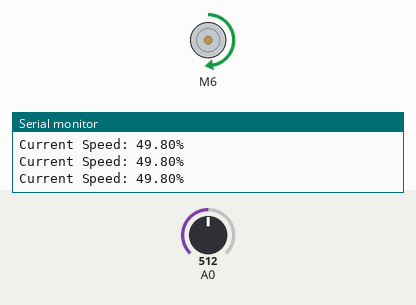
The program below on a simulated Arduino Nano, built with avr-gcc and run on an emulated ATmega328P. On the bench: DC motor (green arrow = forward, orange = backward, longer = faster), the last lines printed to the serial monitor. Inputs (shaded band) come from the test bench; at power-on: A0 = 512.

Above: at 1.2 s.
1.3 s: A0 set to 111
At 1.8 s:
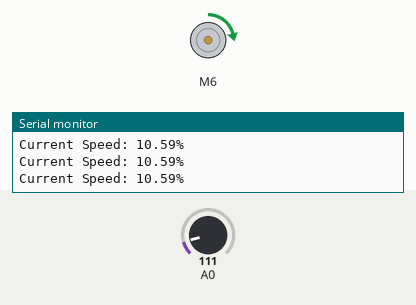
2.8 s: A0 set to 99
At 3.5 s:
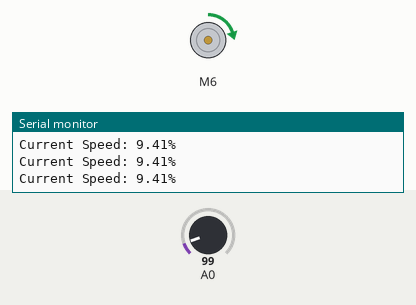
5.8 s: A0 set to 306
At 6.9 s:
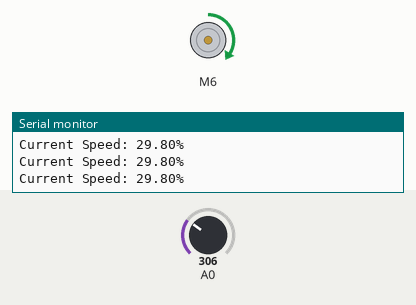
7.3 s: A0 set to 0
At 8.2 s:
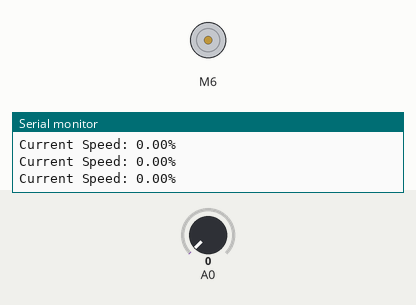
8.8 s: A0 set to 716
At 9.8 s:
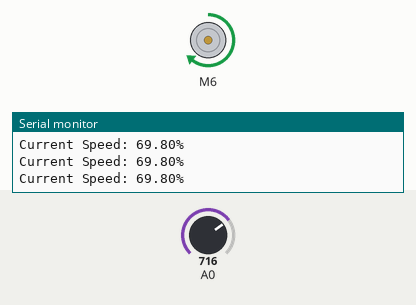
10.3 s: A0 set to 1015
At 11.5 s:
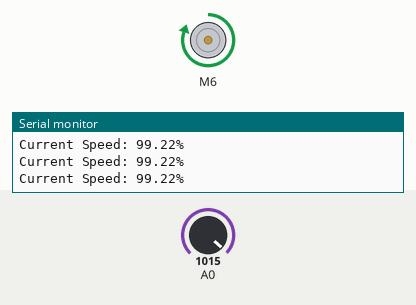
11.8 s: A0 set to 1023
Timing chart, 0 to 14.8 s (numbered marks = the images above; inputs shaded):
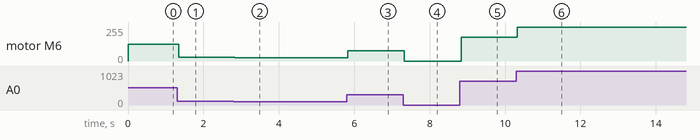

The program:

main.cpp
```cpp
#include <Arduino.h>
#include "CytronMotorDriver.h"

/* CONNECTIONS:
 *
 * Arduino D10 - Motor Driver PWM 1A Input
 * Arduino D11 - Motor Driver PWM 1B Input
 * Arduino D6  - Motor Driver PWM 2A Input
 * Arduino D7  - Motor Driver PWM 2B Input
 * Arduino GND - Motor Driver GND
 *
 * Arduino A0  - Potentiometer
*/

CytronMD motor1(PWM_PWM, 10, 11);
CytronMD motor2(PWM_PWM, 6, 7);

int16_t speed = 0; //mapped pot read value to motor speed value

void setup() {
  // put your setup code here, to run once:
  Serial.begin(9600);
}

void loop() {
  // put your main code here, to run repeatedly:

  speed = map(analogRead(A0),0,1023,0,255);
  Serial.print("Current Speed: ");
  Serial.print((speed/255.0)*100);
  Serial.println("\%");

  motor2.setSpeed(speed);  // Motor 2 runs forwards at Read speed.
}
```

Measured:
- after the input at 1.3 s, motor M6: forward 127/255 → forward 27/255 at once
- after the input at 2.8 s, motor M6: forward 27/255 → forward 24/255 at once
- after the input at 5.8 s, motor M6: forward 24/255 → forward 76/255 at once
- after the input at 7.3 s, motor M6: forward 76/255 → stopped at once
- after the input at 8.8 s, motor M6: stopped → forward 178/255 at once
- after the input at 10.3 s, motor M6: forward 178/255 → forward 253/255 at once
- after the input at 11.8 s, motor M6: forward 253/255 → forward 255/255 at once
